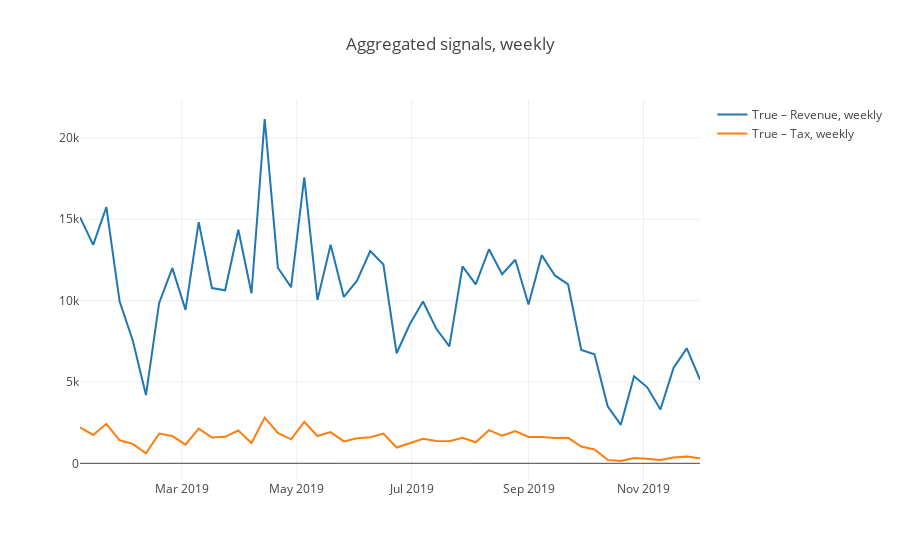

The cell this chart's notebook holds for it:
### Code cell
constructSignals(expert_sales, query=[{"select": [True], 
                              "_with": {"FA_Name": "Revenue"}}, 
                                {"select": [True], "_with": {"FA_Name": "Tax"}}], agg_period="W", on="is_Sale", title="eFSN_Tax-Revenue_")
